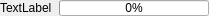
<?xml version="1.0" encoding="UTF-8"?>
<ui version="4.0">
 <class>status_progressbar</class>
 <widget class="QWidget" name="status_progressbar">
  <property name="geometry">
   <rect>
    <x>0</x>
    <y>0</y>
    <width>209</width>
    <height>16</height>
   </rect>
  </property>
  <property name="windowTitle">
   <string>Form</string>
  </property>
  <layout class="QHBoxLayout" name="horizontalLayout">
   <property name="spacing">
    <number>6</number>
   </property>
   <property name="leftMargin">
    <number>0</number>
   </property>
   <property name="topMargin">
    <number>0</number>
   </property>
   <property name="rightMargin">
    <number>0</number>
   </property>
   <property name="bottomMargin">
    <number>0</number>
   </property>
   <item>
    <widget class="QLabel" name="label">
     <property name="text">
      <string>TextLabel</string>
     </property>
    </widget>
   </item>
   <item>
    <widget class="QProgressBar" name="progressBar">
     <property name="sizePolicy">
      <sizepolicy hsizetype="Fixed" vsizetype="Fixed">
       <horstretch>0</horstretch>
       <verstretch>0</verstretch>
      </sizepolicy>
     </property>
     <property name="minimumSize">
      <size>
       <width>150</width>
       <height>5</height>
      </size>
     </property>
     <property name="value">
      <number>0</number>
     </property>
     <property name="textVisible">
      <bool>true</bool>
     </property>
    </widget>
   </item>
  </layout>
 </widget>
 <resources/>
 <connections/>
</ui>
